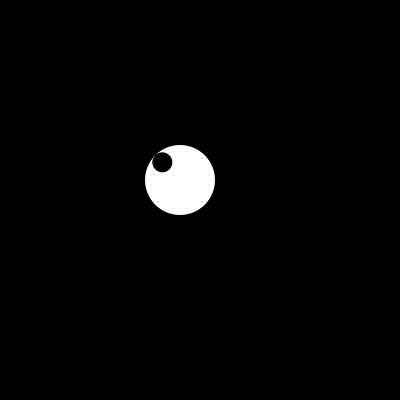
Frame 1 (no input)
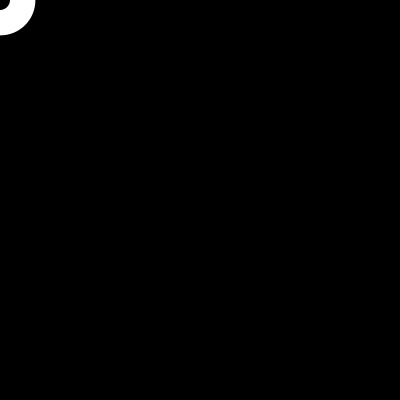
Frame 60 (the mouse pressed at the canvas centre just before this capture)
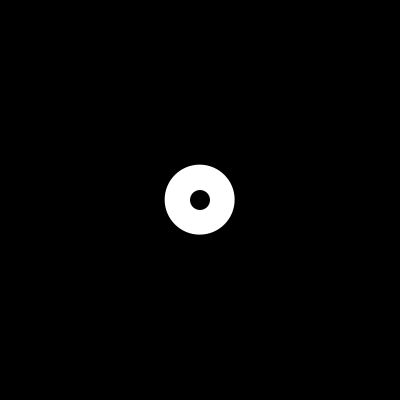
Frame 120 (the mouse held since frame 60 and released just before this capture)

The Processing sketch that drew these frames (run headless with seeded random() and noise(); from frame 60 on, the mouse is pressed at the canvas centre):

// Processing sketch: processing_69008
// ── processing_69008.pde

// Variables de base

float x, y;
int centreX = 200;
int centreY = 200;
int oeilW = 70;
int oeilH = 70;
int pupilleW = 20;
int pupilleH = 20;

// Variables assouplisement

float cibleX, cibleY, facteur;

void setup() {
  size( 400, 400);
  smooth();
  noStroke();
    
  x = centreX; // Position initiale de l'oeil en x
  y = centreY; // Position initiale de l'oeil en y
    
  facteur = 0.1;
}

void draw() {
  background(0); 
   
  x = (cibleX - x) * facteur + x;
  y = (cibleY - y) * facteur + y;  
  
  // Fond oeil
  
  fill(255);
  ellipse(x, y, oeilW, oeilH); // Création de l'oeil
  
  // Pupille
  
  float radians = atan2(mouseY-y, mouseX-x); // L'angle
  float distance = dist(mouseX, mouseY, x, y); // La distance entre la position cible et la position actuelle
  float distanceX = constrain(distance, 0, oeilW/2 - pupilleW/2); // On limite la distance en x
  float distanceY = constrain(distance, 0, oeilH/2 - pupilleH/2); // On limite la distance en y
  float pupilleX = cos(radians) * distanceX + x; // Position en x de la pupille
  float pupilleY = sin(radians) * distanceY + y; // Position en y de la pupille
  
  fill(0);
  ellipse(pupilleX, pupilleY, pupilleW, pupilleH); // Création de la pupille
}

void mousePressed() {
  cibleX = mouseX;
  cibleY = mouseY;
}
